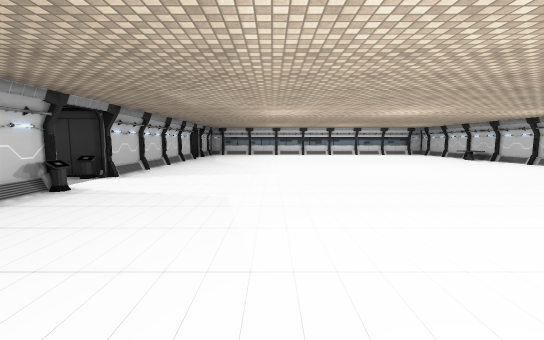
view 1 (above)

16 first-person views from a walk through a Unity game level. The camera is 1.5 m above the floor, tilts 6° down and sees 90° across. Doors are open. The floor is counted in squares, 2 m on a side. Each view is taken from the middle of a square. On the plan, view 1 faces up. The plan holds only what a view shows up to about 10 squares ahead; the rest is blank. The place goes on beyond the plan. The player character is not drawn. Some surface patterns are stand-ins.

view 2
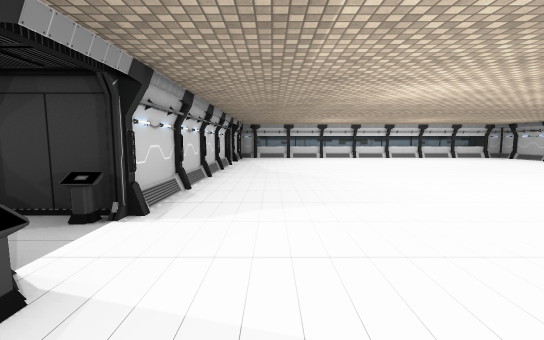

view 3
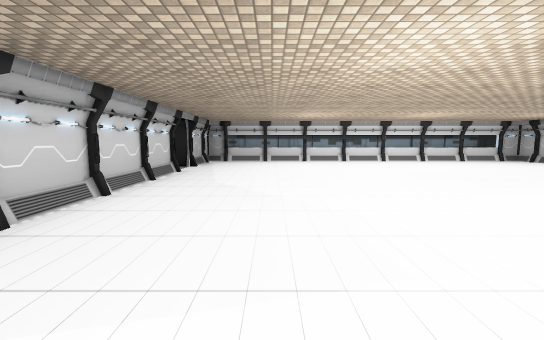

view 4
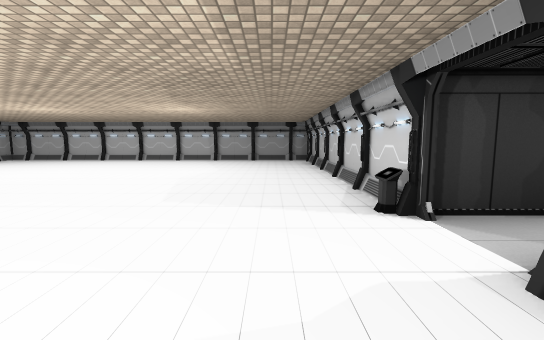

view 5
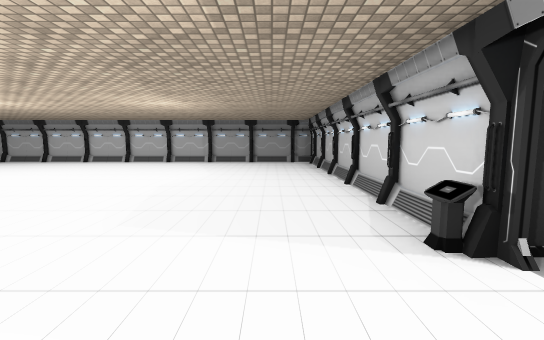

view 6
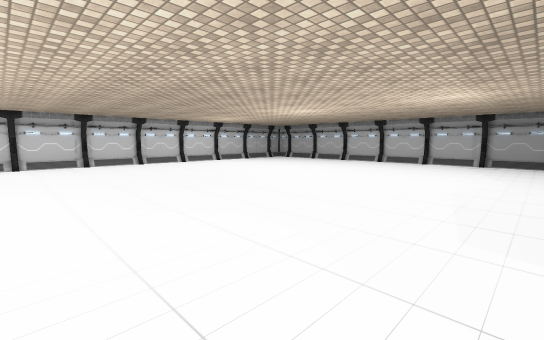

view 7
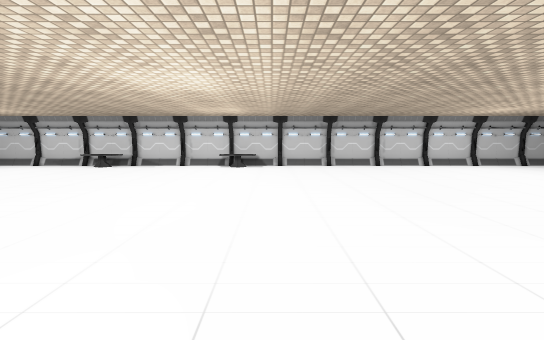

view 8
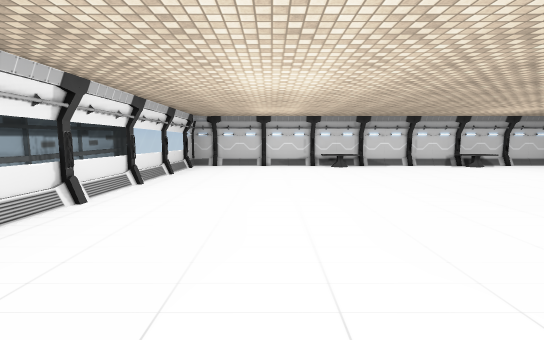

view 9
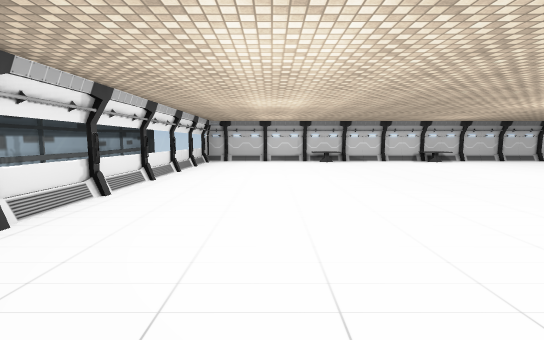

view 10
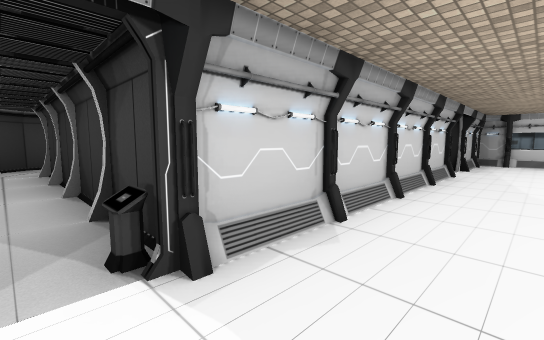

view 11
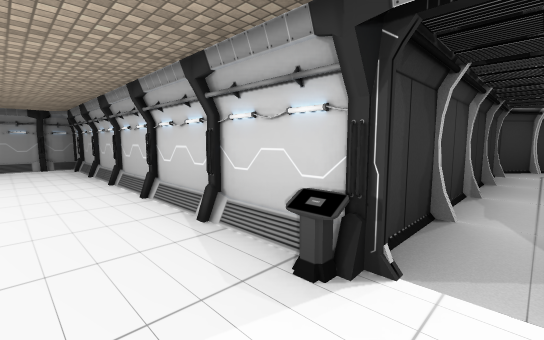

view 12
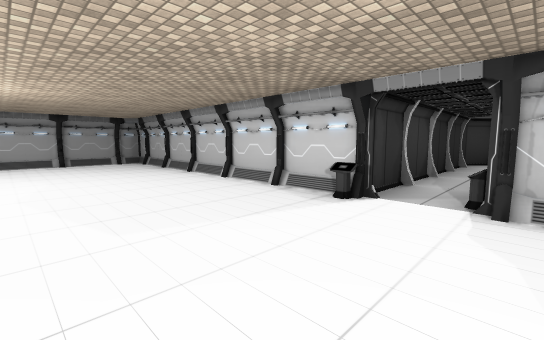

view 13
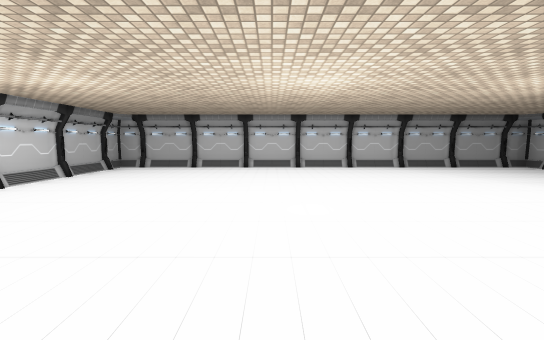

view 14
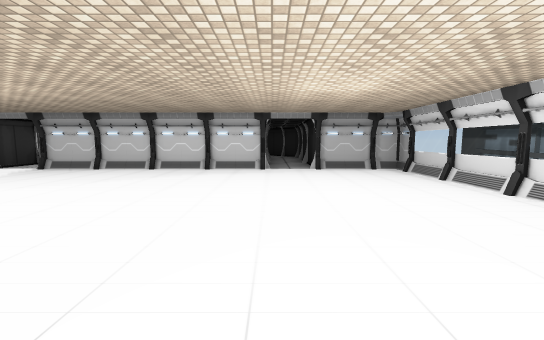

view 15
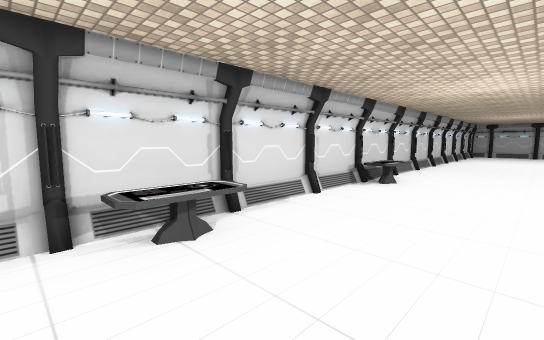

view 16
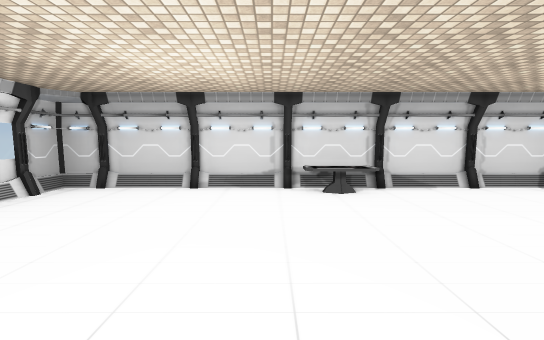

### Floor plan
Points are (right, up) in squares from view 1. A wall is a line through its corners. A room is listed if a view was taken in it or the views show most of it. See-through windows are left out.
Room 1 (views 1, 2, 3, 4, 5, 6, 7, 8, 9, 10, 11, 12, 13, 14, 15, 16)
walls: (-3.5, 4.3) (-3.5, -4) (8.5, -4) (8.5, 15.5) (-3.5, 15.5) (-3.5, 13.2); (-3.5, 11.9) (-3.5, 5.6)
low walls: (7.7, 6.5) (7.7, 7.5) (8.3, 7.5)
ways out: open door at (-3.5, 5) to room 3
objects: other object (-3, 4); table (8, 11)
Room 2 (no view inside)
walls: (-8.1, 4.3) (-4.5, 4.3); (-9.6, 4.3) (-8.3, 4.3); (-11, 4.8) (-10.3, 4.3) (-9.8, 4.3); (-11.5, 5.5) (-10.9, 4.8); (-4.4, 5.8) (-9.6, 5.8)
ways out: gap at (-10, 6)
Room 3 (no view inside)
walls: (-4.5, 4.3) (-3.5, 4.3)
ways out: open door at (-3.5, 5) to room 1
objects: other object (-4, 6)

Where each view was taken, in squares from view 1:
view 1: 0 up, 0 right, facing up
view 2: 3 up, 2 left, facing up
view 3: 5 up, 1 left, facing up
view 4: 7 up, 2 left, facing down
view 5: 6 up, 2 left, facing down
view 6: 6 up, 1 left, facing down-right
view 7: 6 up, 0 right, facing right
view 8: 13 up, 0 right, facing right
view 9: 13 up, 2 left, facing right
view 10: 5 up, 2 left, facing up-left
view 11: 5 up, 2 left, facing down-left
view 12: 6 up, 0 right, facing down-left
view 13: 4 up, 4 right, facing down
view 14: 12 up, 4 right, facing left
view 15: 12 up, 6 right, facing down-right
view 16: 12 up, 4 right, facing right
